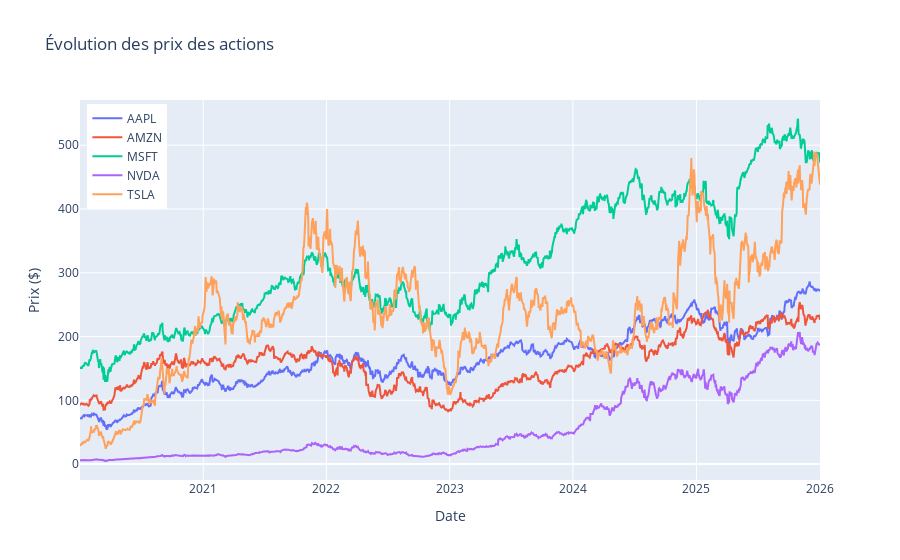

Write notebook code for a chart like this one.
### Markdown cell above
On regarde l'évolution du prix des actions de 2020 à aujourd'hui

### Code cell
fig = go.Figure()

for ticker in prices_act.columns:
    fig.add_trace(go.Scatter(
        x=prices_act.index, 
        y=prices_act[ticker],
        mode='lines',
        name=ticker
    ))

fig.update_layout(
    title='Évolution des prix des actions',
    xaxis_title='Date',
    yaxis_title='Prix ($)',
    hovermode='x unified',
    legend=dict(x=0.01, y=0.99)
)

fig.show()

### Figure 1 — Plotly figure (JSON) as saved in the notebook; plotly's stock layout.template omitted (floating-point values rounded to 4 significant figures; data arrays with more than 128 entries replaced by an {"elided": "..."} marker saying what was removed)
{"data": [{"mode": "lines", "name": "AAPL", "type": "scatter", "x": {"elided": "1509 str values"}, "y": {"elided": "1509 float values"}}, {"mode": "lines", "name": "AMZN", "type": "scatter", "x": {"elided": "1509 str values"}, "y": {"elided": "1509 float values"}}, {"mode": "lines", "name": "MSFT", "type": "scatter", "x": {"elided": "1509 str values"}, "y": {"elided": "1509 float values"}}, {"mode": "lines", "name": "NVDA", "type": "scatter", "x": {"elided": "1509 str values"}, "y": {"elided": "1509 float values"}}, {"mode": "lines", "name": "TSLA", "type": "scatter", "x": {"elided": "1509 str values"}, "y": {"elided": "1509 float values"}}], "layout": {"hovermode": "x unified", "legend": {"x": 0.01, "y": 0.99}, "title": {"text": "Évolution des prix des actions"}, "xaxis": {"title": {"text": "Date"}}, "yaxis": {"title": {"text": "Prix ($)"}}}}
